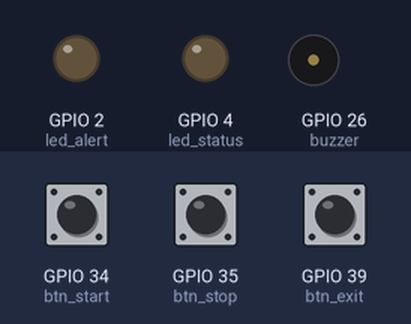
The program below on a simulated ESP32 board running MicroPython. On the bench: output pins drawn as LEDs (lit = HIGH), buzzer (waves = sounding). The test bench sets the inputs (shaded band); at power-on: GPIO 34 (btn_start) LOW, GPIO 35 (btn_stop) LOW, GPIO 39 (btn_exit) LOW. What the program prints to the serial console is not drawn.

Above: at 1.3 s.
1.4 s: GPIO 34 (btn_start) pulled HIGH for 0.25 s
At 1.71 s:
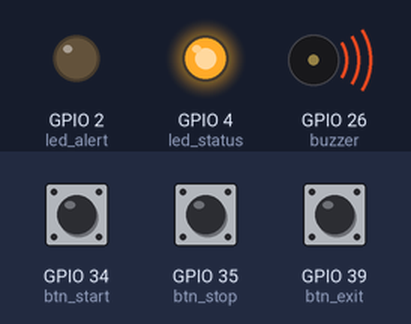
4.4 s: GPIO 35 (btn_stop) pulled HIGH for 0.25 s
At 6.1 s:
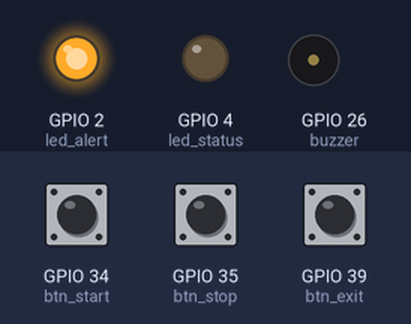
10.5 s: GPIO 34 (btn_start) pulled HIGH for 1 s
At 11.22 s:
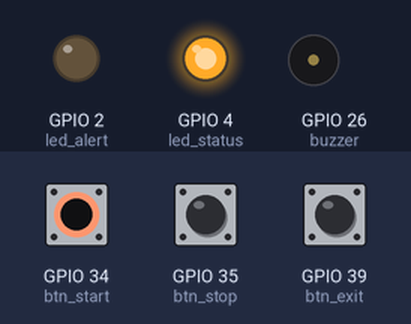
13.5 s: GPIO 35 (btn_stop) pulled HIGH for 1 s
At 13.77 s:
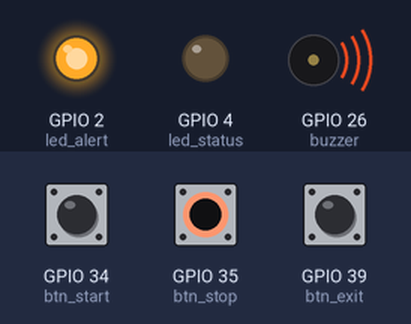
Timing chart, 0 to 16.5 s (numbered marks = the images above; inputs shaded):
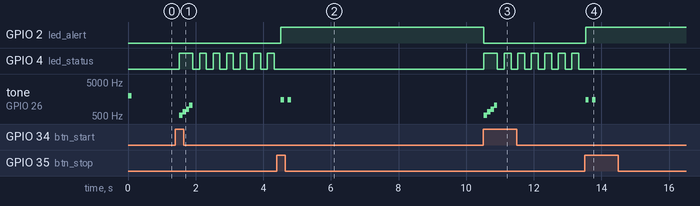

The program:

02c_titration_alert_system.py
```python
# ==============================================================================
# 02c_titration_alert_system.py - ระบบแจ้งเตือนการไทเทรชัน
# (Titration Alert System)
# ==============================================================================
# สัปดาห์ที่ 1: เรียนรู้ Composition และบริบทการไทเทรชัน
# Week 1: Learn Composition and Titration Context
#
# ต่อยอดจากไฟล์ 02b_adding_buzzer.py
# Building upon 02b_adding_buzzer.py
#
# สิ่งใหม่ในไฟล์นี้ (What's new in this file):
#   - ใช้ Composition รวม objects ใน class เดียว
#   - เพิ่มบริบทการไทเทรชัน (titration context)
#   - State management สำหรับกระบวนการไทเทรชัน
#   - ตัวอย่างการออกแบบระบบควบคุมห้องปฏิบัติการ
#
# การทำงาน (How it works):
#   - กดปุ่ม Start: เริ่มการไทเทรชัน (LED เขียวกระพริบ)
#   - กดปุ่ม Stop: หยุดการไทเทรชัน (LED แดงติด)
#   - กดค้างปุ่ม Exit: ออกจากโปรแกรม
#
# บริบทห้องปฏิบัติการ (Lab Context):
#   ในการไทเทรชันจริง LED และ Buzzer จะแสดงสถานะ:
#   - LED เขียวกระพริบ = กำลังหยดสารละลาย (dispensing)
#   - LED แดง = หยุด/รอ หรือถึงจุดสมมูล (endpoint)
#   - เสียง Buzzer = แจ้งเตือนเมื่อถึงจุดสมมูล
#
# ==============================================================================

from machine import Pin, PWM
import time


# ==============================================================================
# ส่วนที่ 1: นิยาม Classes พื้นฐาน (Basic Class Definitions)
# ==============================================================================
# Classes เหล่านี้เหมือนกับ 02b แต่มีการเพิ่ม blink() ใน LED
# These classes are same as 02b but added blink() to LED

class LED:
    """คลาสควบคุม LED (LED Control Class)"""

    def __init__(self, pin_number, name="LED"):
        self.pin_number = pin_number
        self.name = name
        self.is_on = False
        self._pin = Pin(pin_number, Pin.OUT)
        self._pin.value(0)
        print(f"LED '{name}' พร้อมที่ GPIO{pin_number}")

    def on(self):
        self._pin.value(1)
        self.is_on = True

    def off(self):
        self._pin.value(0)
        self.is_on = False

    def toggle(self):
        """สลับสถานะ - ใช้สำหรับกระพริบ (Toggle - used for blinking)"""
        if self.is_on:
            self.off()
        else:
            self.on()
        return self.is_on

    def blink(self, times=1, delay=0.3):
        """
        กระพริบ LED (Blink LED)

        ใช้แสดงว่ากำลังทำงาน เช่น กำลังหยดสารละลาย
        Used to show activity, e.g., dispensing solution

        Args:
            times (int): จำนวนครั้ง (number of times)
            delay (float): เวลาหน่วง วินาที (delay in seconds)
        """
        for _ in range(times):
            self.on()
            time.sleep(delay)
            self.off()
            time.sleep(delay)

    def deinit(self):
        self.off()
        print(f"ปิด LED '{self.name}'")


class Button:
    """คลาสอ่านปุ่มกด (Button Class)"""

    def __init__(self, pin_number, name="Button", debounce_ms=200):
        self.pin_number = pin_number
        self.name = name
        self.debounce_ms = debounce_ms
        self._pin = Pin(pin_number, Pin.IN)
        self._last_press_time = 0
        self._was_pressed = False
        self._press_start_time = 0
        print(f"Button '{name}' พร้อมที่ GPIO{pin_number}")

    def is_active(self):
        return self._pin.value() == 1

    def is_pressed(self):
        current_time = time.ticks_ms()
        is_active_now = self.is_active()

        if is_active_now and not self._was_pressed:
            if time.ticks_diff(current_time, self._last_press_time) > self.debounce_ms:
                self._last_press_time = current_time
                self._was_pressed = True
                return True

        if not is_active_now:
            self._was_pressed = False

        return False

    def is_held(self, seconds):
        """
        ตรวจสอบว่าปุ่มถูกกดค้าง (Check if button is held)

        ใช้สำหรับการยืนยันการออกจากโปรแกรม
        Used for confirming program exit

        Args:
            seconds (float): เวลาที่ต้องกดค้าง (time to hold)

        Returns:
            bool: True ถ้ากดค้างนานพอ (if held long enough)
        """
        if not self.is_active():
            self._press_start_time = 0
            return False

        if self._press_start_time == 0:
            self._press_start_time = time.ticks_ms()

        held_time = time.ticks_diff(time.ticks_ms(), self._press_start_time)
        return held_time >= (seconds * 1000)

    def get_hold_time(self):
        """อ่านเวลาที่กดค้าง (Get hold time in seconds)"""
        if not self.is_active() or self._press_start_time == 0:
            return 0
        return time.ticks_diff(time.ticks_ms(), self._press_start_time) / 1000


class Buzzer:
    """คลาสควบคุม Buzzer (Buzzer Class)"""

    def __init__(self, pin_number=26):
        self.pin_number = pin_number
        self._pin = Pin(pin_number, Pin.OUT)
        self._pwm = PWM(self._pin)
        self._pwm.freq(2000)
        self._pwm.duty(0)
        self._initialized = True
        print(f"Buzzer พร้อมที่ GPIO{pin_number}")

    def play_tone(self, freq, duration_ms, duty=512):
        self._pwm.freq(freq)
        self._pwm.duty(duty)
        time.sleep_ms(duration_ms)
        self._pwm.duty(0)

    def beep(self, duration_ms=100):
        self.play_tone(2000, duration_ms)

    def success_sound(self):
        """เสียงสำเร็จ - ใช้เมื่อไทเทรชันเสร็จสิ้น (Success - titration complete)"""
        for freq in [523, 659, 784, 1047]:
            self.play_tone(freq, 100)

    def error_sound(self):
        """เสียงผิดพลาด - ใช้เมื่อเกิดข้อผิดพลาด (Error - when error occurs)"""
        for freq in [800, 400, 200]:
            self.play_tone(freq, 150)

    def warning_sound(self):
        """เสียงเตือน - ใช้เมื่อหยุดกระบวนการ (Warning - process stopped)"""
        for _ in range(2):
            self.play_tone(1500, 100)
            time.sleep_ms(100)

    def endpoint_sound(self):
        """
        เสียงแจ้งจุดสมมูล (Endpoint detection sound)

        ใช้เมื่อตรวจพบจุดสมมูลในการไทเทรชัน
        Used when endpoint is detected in titration
        """
        for _ in range(3):
            self.play_tone(2500, 150)
            time.sleep_ms(100)

    def mute(self):
        self._pwm.duty(0)

    def deinit(self):
        if self._initialized:
            self.mute()
            self._pwm.deinit()
            self._initialized = False
            print("ปิด Buzzer")


# ==============================================================================
# [ใหม่] ส่วนที่ 2: TitrationAlertSystem Class - ใช้ Composition
# [NEW] Part 2: TitrationAlertSystem Class - Using Composition
# ==============================================================================

class TitrationAlertSystem:
    """
    ระบบแจ้งเตือนการไทเทรชัน (Titration Alert System)

    นี่คือตัวอย่างการใช้ "Composition" - การรวม objects หลายตัวใน class เดียว
    This is an example of "Composition" - combining multiple objects in one class

    *** Composition คืออะไร? (What is Composition?) ***

    Composition หมายถึง class หนึ่ง "มี" (has) objects ของ class อื่น
    เป็นสมาชิก แทนที่จะ "เป็น" (is) ประเภทของ class อื่น

    Composition means a class "has" objects of other classes
    as members, rather than "is" a type of another class

    ตัวอย่าง:
    - TitrationAlertSystem "มี" LED, Button, Buzzer
    - TitrationAlertSystem ไม่ "เป็น" LED

    ระบบนี้จำลองการควบคุมห้องปฏิบัติการสำหรับการไทเทรชัน:
    This system simulates lab control for titration:

    - LED สีเขียว: แสดงสถานะ "กำลังไทเทรต" (titrating)
    - LED สีแดง: แสดงสถานะ "หยุด" หรือ "ถึงจุดสมมูล" (stopped/endpoint)
    - Buzzer: เสียงแจ้งเตือนสถานะต่างๆ
    - ปุ่ม 3 ปุ่ม: ควบคุมกระบวนการไทเทรชัน
    """

    # === สถานะของการไทเทรชัน (Titration States) ===
    STATE_IDLE = "IDLE"           # รอเริ่ม (waiting to start)
    STATE_RUNNING = "RUNNING"     # กำลังไทเทรต (titrating)
    STATE_PAUSED = "PAUSED"       # หยุดชั่วคราว (paused)
    STATE_COMPLETE = "COMPLETE"   # เสร็จสิ้น (completed)

    def __init__(self):
        """
        สร้างระบบแจ้งเตือนการไทเทรชัน (Initialize titration alert system)

        *** Composition ในทางปฏิบัติ ***
        เราสร้าง objects ของ LED, Button, Buzzer และเก็บเป็น attributes
        We create objects of LED, Button, Buzzer and store as attributes
        """
        print("=" * 60)
        print("กำลังสร้างระบบแจ้งเตือนการไทเทรชัน")
        print("(Creating Titration Alert System)")
        print("=" * 60)

        # === สร้าง LED objects (Create LED objects) ===
        # ใน Composition เราเก็บ objects เป็น instance variables
        # In Composition we store objects as instance variables
        self.led_status = LED(4, "Status-Green")   # แสดงสถานะการทำงาน
        self.led_alert = LED(2, "Alert-Red")       # แสดงการเตือน/หยุด

        # === สร้าง Button objects (Create Button objects) ===
        self.btn_start = Button(34, "Start/Resume")
        self.btn_stop = Button(35, "Stop/Pause")
        self.btn_exit = Button(39, "Exit")

        # === สร้าง Buzzer object (Create Buzzer object) ===
        self.buzzer = Buzzer(26)

        # === สถานะของระบบ (System State) ===
        # State management เป็นสิ่งสำคัญในระบบ embedded
        # State management is crucial in embedded systems
        self.state = self.STATE_IDLE
        self.titration_count = 0  # จำนวนครั้งที่เริ่มไทเทรต

        # แสดงว่าระบบพร้อม (Show system is ready)
        print("\nระบบพร้อมใช้งาน (System ready)")
        print(f"สถานะเริ่มต้น: {self.state}")
        self.buzzer.beep()

    def start_titration(self):
        """
        เริ่มการไทเทรชัน (Start titration)

        ในการไทเทรชันจริง ขั้นตอนนี้จะ:
        - เปิดปั๊มหยดสารละลาย
        - เริ่มอ่านค่า pH/conductivity
        - บันทึกข้อมูล

        In real titration, this step would:
        - Turn on dispensing pump
        - Start reading pH/conductivity
        - Log data
        """
        if self.state != self.STATE_RUNNING:
            self.titration_count += 1
            print(f"\n>>> เริ่มการไทเทรชัน #{self.titration_count}")
            print(f"    (Starting titration #{self.titration_count})")

            self.state = self.STATE_RUNNING
            self.led_alert.off()
            self.led_status.on()
            self.buzzer.success_sound()

    def stop_titration(self):
        """
        หยุดการไทเทรชัน (Stop titration)

        ในการไทเทรชันจริง ขั้นตอนนี้จะ:
        - หยุดปั๊ม
        - บันทึกค่าปัจจุบัน
        - รอคำสั่งต่อไป

        In real titration, this step would:
        - Stop pump
        - Record current value
        - Wait for next command
        """
        if self.state == self.STATE_RUNNING:
            print("\n>>> หยุดการไทเทรชัน (Stopping titration)")

            self.state = self.STATE_PAUSED
            self.led_status.off()
            self.led_alert.on()
            self.buzzer.warning_sound()

    def show_status(self):
        """แสดงสถานะระบบ (Show system status)"""
        status_thai = {
            self.STATE_IDLE: "รอเริ่ม",
            self.STATE_RUNNING: "กำลังไทเทรต",
            self.STATE_PAUSED: "หยุดชั่วคราว",
            self.STATE_COMPLETE: "เสร็จสิ้น"
        }
        thai_text = status_thai.get(self.state, "ไม่ทราบ")
        print(f"สถานะ: {thai_text} ({self.state})")
        print(f"จำนวนการไทเทรชัน: {self.titration_count}")

    def run(self):
        """
        Main loop ของระบบ (Main loop of the system)

        Pattern นี้เรียกว่า "Event Loop" หรือ "Main Loop":
        1. วนลูปไม่สิ้นสุด
        2. ตรวจสอบ input (ปุ่มกด)
        3. อัพเดต state ตาม input
        4. อัพเดต output (LED, Buzzer) ตาม state
        5. หน่วงเวลาสั้นๆ
        """
        print("\n" + "=" * 60)
        print("คำสั่งควบคุมการไทเทรชัน (Titration Control Instructions):")
        print("=" * 60)
        print("  - กดปุ่ม 1 (GPIO34): เริ่ม/เริ่มต่อ การไทเทรชัน")
        print("    (Press Button 1: Start/Resume titration)")
        print("  - กดปุ่ม 2 (GPIO35): หยุดการไทเทรชัน")
        print("    (Press Button 2: Stop titration)")
        print("  - กดค้างปุ่ม 3 (GPIO39) 3 วินาที: ออกจากโปรแกรม")
        print("    (Hold Button 3 for 3 seconds: Exit)")
        print("=" * 60)

        try:
            while True:
                # === ตรวจสอบปุ่ม Start ===
                if self.btn_start.is_pressed():
                    self.start_titration()

                # === ตรวจสอบปุ่ม Stop ===
                if self.btn_stop.is_pressed():
                    self.stop_titration()

                # === ตรวจสอบปุ่ม Exit (กดค้าง 3 วินาที) ===
                if self.btn_exit.is_active():
                    hold_time = self.btn_exit.get_hold_time()
                    if hold_time > 0:
                        progress = min(hold_time / 3.0, 1.0)
                        bar = "#" * int(progress * 10)
                        print(f"\rกำลังออก: [{bar:10s}] {hold_time:.1f}s", end="")

                    if self.btn_exit.is_held(3):
                        print("\n\n>>> ออกจากโปรแกรม (Exiting)")
                        break

                # === อัพเดตการแสดงผลตามสถานะ ===
                # Update display based on state
                if self.state == self.STATE_RUNNING:
                    # กระพริบ LED เขียวเมื่อกำลังไทเทรต
                    # Blink green LED when titrating
                    self.led_status.toggle()

                # หน่วงเวลาสั้นๆ (Short delay)
                time.sleep_ms(200)

        except KeyboardInterrupt:
            print("\n\nหยุดโดยผู้ใช้ (Stopped by user)")

    def cleanup(self):
        """
        ทำความสะอาดระบบ (Clean up system)

        สำคัญ: ต้องเรียก cleanup เสมอเมื่อจบโปรแกรม
        Important: Must always call cleanup when program ends

        ใน Composition เราต้อง cleanup ทุก component
        In Composition we must cleanup all components
        """
        print("\n" + "=" * 60)
        print("กำลังปิดระบบ (Shutting down)")
        print("=" * 60)

        self.led_status.deinit()
        self.led_alert.deinit()
        self.buzzer.deinit()

        self.show_status()
        print("ปิดระบบเสร็จสิ้น (System shutdown complete)")


# ==============================================================================
# ส่วนที่ 3: โปรแกรมหลัก (Main Program)
# ==============================================================================

if __name__ == "__main__":
    print("\n" + "=" * 60)
    print("ระบบแจ้งเตือนการไทเทรชัน (Titration Alert System)")
    print("TitraLab - สัปดาห์ที่ 1: OOP Basics")
    print("=" * 60)

    # สร้างระบบ (Create system)
    # สังเกตว่าเราสร้างแค่ object เดียว แต่มันรวม LED, Button, Buzzer ไว้ภายใน
    # Notice we create just one object but it contains LED, Button, Buzzer inside
    system = TitrationAlertSystem()

    try:
        # รันระบบ (Run system)
        system.run()

    finally:
        # ทำความสะอาด (Cleanup)
        system.cleanup()

        print("\n" + "=" * 60)
        print("สรุปสิ่งที่เรียนรู้ (What we learned):")
        print("=" * 60)
        print("""
1. Composition - รวม objects หลายตัวใน class เดียว
   (Composition - combining multiple objects in one class)
   - TitrationAlertSystem "มี" LED, Button, Buzzer
   - ง่ายต่อการจัดการระบบที่ซับซ้อน
   - เรียก self.led_status.on() แทนการเรียกตรง

2. State Management - จัดการสถานะของระบบ
   (State Management - managing system state)
   - ใช้ self.state เก็บสถานะปัจจุบัน
   - มี 4 สถานะ: IDLE, RUNNING, PAUSED, COMPLETE
   - พฤติกรรมเปลี่ยนตาม state

3. บริบทห้องปฏิบัติการ (Lab Context)
   - LED เขียวกระพริบ = กำลังหยดสารละลาย
   - LED แดง = หยุด/จุดสมมูล
   - Buzzer = แจ้งเตือนเหตุการณ์สำคัญ

4. Main Loop Pattern
   - while True: วนลูปไม่สิ้นสุด
   - ตรวจ input -> อัพเดต state -> อัพเดต output

5. Cleanup ใน Composition
   - ต้อง cleanup ทุก component ใน system.cleanup()
   - ใช้ try-finally เพื่อให้แน่ใจ

*** การพัฒนาต่อ (Future Development) ***
ในสัปดาห์ถัดไปเราจะเพิ่ม:
- เซ็นเซอร์ pH และอุณหภูมิ
- ปั๊มควบคุมการหยด
- จอแสดงผล TFT
- บันทึกข้อมูลลง SD Card
""")
        print("เสร็จสิ้น (Done)")
```

Measured:
- after the input at 1.4 s, GPIO 4 (led_status): LOW → HIGH after 0.12 s, then repeats every 0.40 s: LOW 0.20 s, HIGH 0.20 s; tone on GPIO 26 (buzzer): plays 523 Hz for 0.10 s, 659 Hz for 0.10 s, 784 Hz for 0.10 s, 1047 Hz for 0.10 s, starting after 0.12 s
- after the input at 4.4 s, GPIO 2 (led_alert): LOW → HIGH after 0.12 s; GPIO 4 (led_status): stops changing and stays LOW; tone on GPIO 26 (buzzer): alternates 1500 Hz for 0.10 s and silent for 0.10 s, 4 changes in all, then stays silent, starting after 0.12 s
- after the input at 10.5 s, GPIO 2 (led_alert): HIGH → LOW at once; GPIO 4 (led_status): LOW → HIGH at once, then repeats every 0.40 s: LOW 0.20 s, HIGH 0.20 s; tone on GPIO 26 (buzzer): plays 523 Hz for 0.10 s, 659 Hz for 0.10 s, 784 Hz for 0.10 s, 1047 Hz for 0.10 s, starting at once
- after the input at 13.5 s, GPIO 2 (led_alert): LOW → HIGH at once; GPIO 4 (led_status): stops changing and stays LOW; tone on GPIO 26 (buzzer): alternates 1500 Hz for 0.10 s and silent for 0.10 s, 4 changes in all, then stays silent, starting at once
